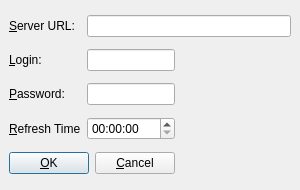
<ui version="4.0" >
 <class>Settings</class>
 <widget class="QDialog" name="Settings" >
  <property name="geometry" >
   <rect>
    <x>0</x>
    <y>0</y>
    <width>300</width>
    <height>190</height>
   </rect>
  </property>
  <property name="minimumSize" >
   <size>
    <width>300</width>
    <height>190</height>
   </size>
  </property>
  <property name="maximumSize" >
   <size>
    <width>800</width>
    <height>600</height>
   </size>
  </property>
  <property name="windowTitle" >
   <string>QEN - Settings</string>
  </property>
  <property name="windowIcon" >
   <iconset resource="Settings.qrc" >:/apps/icons/apps/infolog.png</iconset>
  </property>
  <layout class="QGridLayout" >
   <property name="margin" >
    <number>9</number>
   </property>
   <property name="spacing" >
    <number>6</number>
   </property>
   <item row="2" column="1" colspan="2" >
    <widget class="QLineEdit" name="cbPassword" >
     <property name="echoMode" >
      <enum>QLineEdit::Password</enum>
     </property>
    </widget>
   </item>
   <item row="3" column="1" colspan="2" >
    <widget class="QTimeEdit" name="cbRefresh" />
   </item>
   <item row="0" column="0" >
    <widget class="QLabel" name="cbServerURLLabel" >
     <property name="text" >
      <string>&amp;Server URL:</string>
     </property>
     <property name="buddy" >
      <cstring>cbServerURL</cstring>
     </property>
    </widget>
   </item>
   <item row="3" column="3" >
    <spacer>
     <property name="orientation" >
      <enum>Qt::Horizontal</enum>
     </property>
     <property name="sizeHint" >
      <size>
       <width>111</width>
       <height>20</height>
      </size>
     </property>
    </spacer>
   </item>
   <item row="1" column="3" >
    <spacer>
     <property name="orientation" >
      <enum>Qt::Horizontal</enum>
     </property>
     <property name="sizeHint" >
      <size>
       <width>111</width>
       <height>20</height>
      </size>
     </property>
    </spacer>
   </item>
   <item row="2" column="3" >
    <spacer>
     <property name="orientation" >
      <enum>Qt::Horizontal</enum>
     </property>
     <property name="sizeHint" >
      <size>
       <width>111</width>
       <height>20</height>
      </size>
     </property>
    </spacer>
   </item>
   <item row="1" column="1" colspan="2" >
    <widget class="QLineEdit" name="cbLogin" />
   </item>
   <item row="3" column="0" >
    <widget class="QLabel" name="cbRefreshLabel" >
     <property name="text" >
      <string>&amp;Refresh Time</string>
     </property>
     <property name="buddy" >
      <cstring>cbRefresh</cstring>
     </property>
    </widget>
   </item>
   <item row="0" column="1" colspan="3" >
    <widget class="QLineEdit" name="cbServerURL" />
   </item>
   <item row="2" column="0" >
    <widget class="QLabel" name="cbPasswordLabel" >
     <property name="text" >
      <string>&amp;Password:</string>
     </property>
     <property name="buddy" >
      <cstring>cbPassword</cstring>
     </property>
    </widget>
   </item>
   <item row="1" column="0" >
    <widget class="QLabel" name="cbLoginLabel" >
     <property name="text" >
      <string>&amp;Login:</string>
     </property>
     <property name="buddy" >
      <cstring>cbLogin</cstring>
     </property>
    </widget>
   </item>
   <item row="4" column="3" >
    <spacer>
     <property name="orientation" >
      <enum>Qt::Horizontal</enum>
     </property>
     <property name="sizeHint" >
      <size>
       <width>151</width>
       <height>20</height>
      </size>
     </property>
    </spacer>
   </item>
   <item row="4" column="0" colspan="3" >
    <layout class="QGridLayout" >
     <property name="margin" >
      <number>0</number>
     </property>
     <property name="spacing" >
      <number>6</number>
     </property>
     <item row="0" column="0" >
      <widget class="QPushButton" name="pbAccept" >
       <property name="text" >
        <string>&amp;OK</string>
       </property>
       <property name="icon" >
        <iconset resource="Settings.qrc" >:/actions/icons/actions/button_ok.png</iconset>
       </property>
       <property name="default" >
        <bool>true</bool>
       </property>
      </widget>
     </item>
     <item row="0" column="1" >
      <widget class="QPushButton" name="pbCancel" >
       <property name="text" >
        <string>&amp;Cancel</string>
       </property>
       <property name="icon" >
        <iconset resource="Settings.qrc" >:/actions/icons/actions/button_cancel.png</iconset>
       </property>
      </widget>
     </item>
    </layout>
   </item>
  </layout>
 </widget>
 <tabstops>
  <tabstop>cbServerURL</tabstop>
  <tabstop>cbLogin</tabstop>
  <tabstop>cbPassword</tabstop>
  <tabstop>cbRefresh</tabstop>
  <tabstop>pbAccept</tabstop>
  <tabstop>pbCancel</tabstop>
 </tabstops>
 <resources>
  <include location="Settings.qrc" />
 </resources>
 <connections>
  <connection>
   <sender>pbAccept</sender>
   <signal>clicked()</signal>
   <receiver>Settings</receiver>
   <slot>accept()</slot>
   <hints>
    <hint type="sourcelabel" >
     <x>278</x>
     <y>253</y>
    </hint>
    <hint type="destinationlabel" >
     <x>96</x>
     <y>254</y>
    </hint>
   </hints>
  </connection>
  <connection>
   <sender>pbCancel</sender>
   <signal>clicked()</signal>
   <receiver>Settings</receiver>
   <slot>reject()</slot>
   <hints>
    <hint type="sourcelabel" >
     <x>369</x>
     <y>253</y>
    </hint>
    <hint type="destinationlabel" >
     <x>179</x>
     <y>282</y>
    </hint>
   </hints>
  </connection>
 </connections>
</ui>
